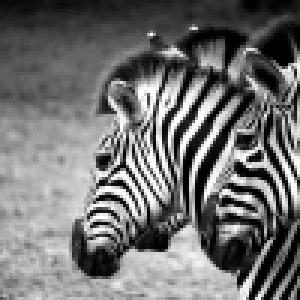
#> input picture part2/A.png, 100 x 100 px (shown 3 times larger)
$ python part2_e.py
#> lines starting #> are read from the running program, lines starting #| are printed output that depends on the picture
from PIL import Image

import numpy


def main():
    print("I started!")

    image = Image.open('A.png')
#> image is the input picture: PIL image 100x100 P; min 0, max 255, mean 112.6
    matrix = numpy.asarray(image)
    array = numpy.asarray(matrix).flatten()
#> array = 10000 values, max 255 at index 3050, min 0 at index 82, mean 112.6

    width, height = image.size
#> width = 100; height = 100
    average = sum(array) / (width*height)
#> average = 112.6
    average = int(average)
#> average = 112
    print("Average is: " + str(average))
#| Average is: 112

    modified_matrix = matrix - average
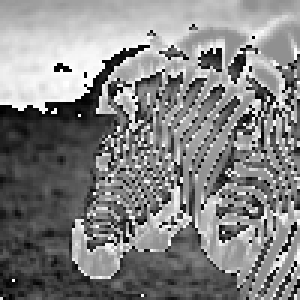
#> modified_matrix: shape (100, 100) (shown 3 times larger); min 0, max 255, mean 131.2
    new_image = Image.fromarray(modified_matrix, 'L')
    new_image.save('result_e.png')
    new_image.show()

    print("\n\"result_e.png\" has been created successfully!")


if __name__ == "__main__":
    main()
